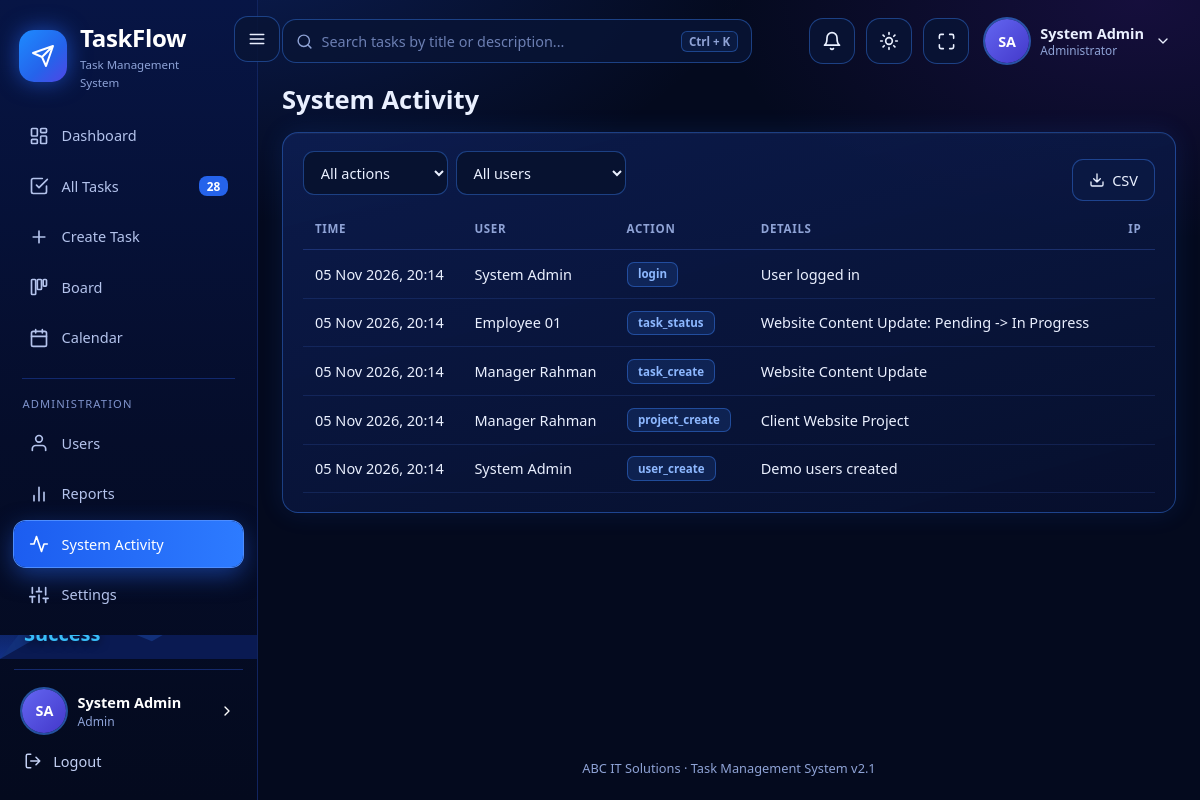
The app's page /admin/activity.php (signed in) with its own data.
### tables this page shows
CREATE TABLE users (
  id INT AUTO_INCREMENT PRIMARY KEY,
  full_name VARCHAR(150) NOT NULL,
  email VARCHAR(150) NOT NULL UNIQUE,
  password_hash VARCHAR(255) NOT NULL,
  role ENUM('admin','manager','employee') NOT NULL DEFAULT 'employee',
  phone VARCHAR(30) NULL,
  job_title VARCHAR(100) NULL,
  is_active TINYINT(1) NOT NULL DEFAULT 1,
  failed_logins TINYINT UNSIGNED NOT NULL DEFAULT 0,
  locked_until DATETIME NULL,
  last_login DATETIME NULL,
  created_at TIMESTAMP NOT NULL DEFAULT CURRENT_TIMESTAMP,
  INDEX idx_role (role)
);

CREATE TABLE activity_logs (
  id INT AUTO_INCREMENT PRIMARY KEY,
  user_id INT NULL, action VARCHAR(50) NOT NULL, details VARCHAR(255) NULL, ip_address VARCHAR(45) NULL,
  created_at TIMESTAMP NOT NULL DEFAULT CURRENT_TIMESTAMP,
  FOREIGN KEY (user_id) REFERENCES users(id) ON DELETE SET NULL,
  INDEX idx_action (action)
);

### config/database.php (called while the page is built, shortened)
<?php
class Database
{
    private static ?PDO $pdo = null;
    public static function getConnection(): PDO
    {
        if (self::$pdo === null) {
            try {
                self::$pdo = new PDO('mysql:host=' . self::HOST . ';dbname=' . self::NAME . ';charset=utf8mb4', self::USER, self::PASS, self::OPTIONS);
                self::$pdo->exec("SET time_zone = '" . DB_TIME_ZONE . "'");
            } catch (PDOException $e) {
                $base = defined('BASE_URL') ? BASE_URL : '';
                die('<h3>Database connection failed</h3><p>Start MySQL in XAMPP, then open <a href="' . htmlspecialchars($base) . '/install.php">install.php</a> to create the database.</p><pre>' . htmlspecialchars($e->getMessage()) . '</pre>');
            }
        }
        return self::$pdo;
    }
}

### admin/activity.php (the view, shortened to what this page needs)
<?php
require_once __DIR__ . '/../config/config.php';
$user = require_role(['admin']);
$act = trim($_GET['action'] ?? ''); $uid = (int)($_GET['user'] ?? 0);
$w = ['1=1']; $p = [];
$where = implode(' AND ', $w);
$page = page_num(); $c = db()->prepare("SELECT COUNT(*) FROM activity_logs l WHERE $where"); $c->execute($p); $total = (int)$c->fetchColumn();
$st = db()->prepare("SELECT l.*, u.full_name FROM activity_logs l LEFT JOIN users u ON u.id = l.user_id WHERE $where ORDER BY l.id DESC LIMIT " . (PER_PAGE * 2) . ' OFFSET ' . (($page - 1) * PER_PAGE * 2)); $st->execute($p); $rows = $st->fetchAll();
$actions = db()->query('SELECT DISTINCT action FROM activity_logs ORDER BY action')->fetchAll(PDO::FETCH_COLUMN);
$pageTitle = 'System Activity'; include __DIR__ . '/../includes/header.php';
?>
<div class="card"><div class="row between wrap"><form class="filters" method="get">
  <select name="action" data-autosubmit><option value="">All actions</option><?php foreach ($actions as $a): ?><option <?= $act === $a ? 'selected' : '' ?>><?= e($a) ?></option><?php endforeach; ?></select>
  <select name="user" data-autosubmit><option value="">All users</option></select></form>
  <a class="btn" href="?<?= e(http_build_query(array_merge($_GET, ['export' => 'csv']))) ?>"><?= icon('download', 16) ?> CSV</a></div>
<div class="table-wrap"><table><thead><tr><th>Time</th><th>User</th><th>Action</th><th>Details</th><th>IP</th></tr></thead><tbody>
<?php foreach ($rows as $l): ?><tr><td><?= e(fmt_dt($l['created_at'])) ?></td><td><?= e($l['full_name'] ?? 'System') ?></td><td><?= badge($l['action'], 'role') ?></td><td><?= e($l['details']) ?></td><td class="muted small"><?= e($l['ip_address']) ?></td></tr><?php endforeach; ?>
</tbody></table></div><?= pager($total, $page, PER_PAGE * 2) ?></div>
<?php include __DIR__ . '/../includes/footer.php'; ?>

### includes/header.php (shortened to what this page needs)
<?php
$user = $user ?? require_login();
$unread = unread_count($user['id']);
$nav = [
  'admin' => [['Overview', [['Dashboard','admin/dashboard.php','dashboard'],['All Tasks','tasks/index.php','tasks'],['Create Task','manager/task_form.php','plus'],['Board','tasks/board.php','board'],['Calendar','tasks/calendar.php','calendar']]],
              ['Administration', [['Users','admin/users.php','user'],['Reports','reports/index.php','chart'],['System Activity','admin/activity.php','activity'],['Settings','admin/settings.php','sliders']]]],
  'manager' => [['Overview', [['Dashboard','manager/dashboard.php','dashboard'],['Tasks','tasks/index.php','tasks'],['Board','tasks/board.php','board'],['Calendar','tasks/calendar.php','calendar']]],
                ['Manage', [['Create Task','manager/task_form.php','plus'],['Projects','manager/projects.php','folder'],['Reports','reports/index.php','chart']]]],
  'employee' => [['My Work', [['Dashboard','employee/dashboard.php','dashboard'],['My Tasks','tasks/index.php','tasks'],['My Board','tasks/board.php','board'],['Calendar','tasks/calendar.php','calendar'],['Task History','employee/history.php','clock']]]],
][$user['role']];
if ($user['role'] === 'employee') { $bc = db()->prepare("SELECT COUNT(*) FROM tasks WHERE assigned_to = ? AND status <> 'Completed'"); $bc->execute([$user['id']]); $navCount = (int)$bc->fetchColumn(); }
else $navCount = (int)db()->query('SELECT COUNT(*) FROM tasks')->fetchColumn();
$here = $_SERVER['SCRIPT_NAME'];
?><!DOCTYPE html>
<html lang="en" data-theme="dark"><head><meta charset="utf-8"><meta name="viewport" content="width=device-width, initial-scale=1">
<title><?= e($pageTitle ?? 'Dashboard') ?> | <?= e(company_name()) ?> TMS</title>
<link rel="stylesheet" href="<?= e(url('assets/css/style.css')) ?>"></head>
<body>
<aside class="sidebar" id="sidebar">
  <a class="brand" href="<?= e(url(home_for($user['role']))) ?>"><span class="logo"><?= icon('send', 24) ?></span><span>TaskFlow<small>Task Management System</small></span></a>
  <nav><?php foreach ($nav as $gi => [$group, $items]): ?><?php if ($gi > 0): ?><div class="grp"><?= e($group) ?></div><?php endif; ?>
    <?php foreach ($items as [$label, $path, $ic]): ?><a href="<?= e(url($path)) ?>" class="<?= substr($here, -strlen($path)) === $path ? 'active' : '' ?>"><?= icon($ic, 20) ?><span><?= e($label) ?></span><?php if ($path === 'tasks/index.php'): ?><em class="cnt"><?= $navCount ?></em><?php endif; ?></a><?php endforeach; endforeach; ?></nav>
  <?= art_sidebar() ?>
  <div class="side-foot"><a href="<?= e(url('auth/profile.php')) ?>" class="me"><?= avatar($user['full_name'], 'lg') ?><span><b><?= e($user['full_name']) ?></b><small><?= e(ROLES[$user['role']]) ?></small></span><?= icon('right', 16) ?></a>
    <a class="logout" href="<?= e(url('auth/logout.php')) ?>"><?= icon('logout', 18) ?> Logout</a></div>
</aside>
<button id="menuBtn" class="icon-btn" type="button" aria-label="Toggle navigation" aria-controls="sidebar" aria-expanded="true" title="Toggle navigation"><?= icon('menu') ?></button>
<main class="main">
  <header class="topbar">
    <form class="search" action="<?= e(url('tasks/index.php')) ?>" method="get"><?= icon('search', 17) ?><input id="gsearch" name="q" placeholder="Search tasks by title or description..." aria-label="Search tasks"><kbd>Ctrl + K</kbd></form>
    <div class="tb-right">
      <a class="icon-btn bell" href="<?= e(url('notifications.php')) ?>" aria-label="Notifications"><?= icon('bell', 20) ?><?php if ($unread): ?><span class="dotn"><?= $unread > 9 ? '9+' : $unread ?></span><?php endif; ?></a>
      <button id="themeBtn" class="icon-btn" aria-label="Toggle light / dark mode" title="Light / dark mode"><?= icon('sun', 20) ?></button>
      <button id="fsBtn" class="icon-btn" aria-label="Full screen" title="Full screen"><?= icon('expand', 19) ?></button>
      <div class="usermenu" id="userMenu"><button class="um-btn" aria-haspopup="true"><?= avatar($user['full_name'], 'lg') ?><span><b><?= e($user['full_name']) ?></b><small><?= e($user['role'] === 'admin' ? 'Administrator' : ROLES[$user['role']]) ?></small></span><?= icon('down', 16) ?></button>
        </div>
    </div>
  </header>
  <div class="page-content">
  <?php if (!empty($greeting)): ?>
  <div class="greet"><span class="wave">&#128075;</span><div><small><?= e(greeting_word()) ?>,</small><h1><?= e($user['full_name']) ?> <?= icon('badge', 22) ?></h1><p><?= e($greeting) ?></p></div></div>
  <?php else: ?><h1 class="ptitle"><?= e($pageTitle ?? '') ?></h1><?php endif; ?>

### includes/functions.php (shortened to what this page needs)
<?php
function cut(string $s, int $start, ?int $len = null): string { return function_exists('mb_substr') ? mb_substr($s, $start, $len) : substr($s, $start, $len); }
function e($v): string { return htmlspecialchars((string)$v, ENT_QUOTES, 'UTF-8'); }
function url(string $p = ''): string { return BASE_URL . '/' . ltrim($p, '/'); }
function db(): PDO { return Database::getConnection(); }
function setting(string $key, string $default = ''): string
{
    static $all = null;
    if ($all === null) {
        try { $all = db()->query('SELECT k, v FROM settings')->fetchAll(PDO::FETCH_KEY_PAIR); } catch (Throwable $e) { $all = []; }
    }
    return $all[$key] ?? $default;
}
function company_name(): string { return setting('company_name', 'ABC IT Solutions'); }
function current_user(): ?array
{
    static $u = false;
    if ($u === false) {
        $u = null;
        if (!empty($_SESSION['uid'])) {
            $st = db()->prepare('SELECT id, full_name, email, phone, job_title, role, is_active FROM users WHERE id = ? AND is_active = 1');
            $st->execute([$_SESSION['uid']]);
            $u = $st->fetch() ?: null;
        }
    }
    return $u;
}
function home_for(string $role): string { return $role . '/dashboard.php'; }
function require_login(bool $json = false): array
{
    $u = current_user();
    return $u;
}
function require_role(array $roles): array
{
    $u = require_login();
    return $u;
}
function badge(string $text, string $kind): string
{
    return '<span class="badge b-' . e(strtolower(str_replace(' ', '-', $kind))) . '">' . e($text) . '</span>';
}
function fmt_dt(?string $d): string { return $d ? date('d M Y, H:i', strtotime($d)) : '-'; }
function avatar(string $name, string $cls = ''): string
{
    $parts = preg_split('/\s+/', trim($name));
    $second = $parts[1] ?? '';
    $ini = strtoupper(cut($parts[0], 0, 1) . ($second === '' ? '' : (ctype_digit($second) ? (ltrim($second, '0') ?: '0') : cut($second, 0, 1))));
    return '<span class="avatar a' . (crc32($name) % 6) . ' ' . $cls . '">' . e($ini) . '</span>';
}
function icon(string $n, int $s = 18): string
{
    return '<svg class="ic" width="' . $s . '" height="' . $s . '" viewBox="0 0 24 24" fill="none" stroke="currentColor" stroke-width="2" stroke-linecap="round" stroke-linejoin="round" aria-hidden="true">' . ($p[$n] ?? '') . '</svg>';
}
function page_num(): int { return max(1, (int)($_GET['page'] ?? 1)); }

### includes/charts.php (shortened to what this page needs)
<?php
function art_rocket(): string
{
    return '<svg viewBox="0 0 40 40" class="rocket" aria-hidden="true"><path d="M30 6c-8 1-14 7-16 14l6 6c7-2 13-8 14-16z" fill="#60a5fa"/><circle cx="24" cy="16" r="3" fill="#0b1b4d"/><path d="M14 20l-6 2 4 4M20 26l-2 6-4-4" fill="#3b82f6"/><path d="M9 31c-3 1-4 4-4 6 2 0 5-1 6-4z" fill="#f59e0b"/></svg>';
}
function art_sidebar(): string
{
    return '<div class="side-art"><svg viewBox="0 0 220 120" preserveAspectRatio="xMidYMax slice" aria-hidden="true"><defs><linearGradient id="sa1" x1="0" y1="0" x2="0" y2="1"><stop offset="0" stop-color="#0b1b4d" stop-opacity="0"/><stop offset="1" stop-color="#1d4ed8" stop-opacity=".55"/></linearGradient></defs><rect width="220" height="120" fill="url(#sa1)"/>' .
        '<polygon points="0,120 50,55 95,90 140,40 220,100 220,120" fill="#12307a"/><polygon points="0,120 70,80 130,105 190,70 220,95 220,120" fill="#0a1a52"/>' .
        '<g fill="#fff" opacity=".75"><circle cx="28" cy="16" r="1"/><circle cx="70" cy="28" r="1.2"/><circle cx="150" cy="14" r="1"/><circle cx="190" cy="30" r="1.2"/><circle cx="120" cy="8" r=".9"/></g></svg>' .
        '<div class="tag">Better<br>Tasks<br>Bigger<br><b>Success</b> ' . art_rocket() . '</div></div>';
}

### includes/footer.php (shortened to what this page needs)
  </div>
  <footer class="foot muted small"><?= e(company_name()) ?> &middot; Task Management System v<?= e(APP_VERSION) ?></footer>
</main>
</body></html>

### records on screen
users: full_name "SA SA", full_name "System Admin", role "Admin", role "Administrator"
activity_logs: created_at "05 Nov 2026, 20:14", user.full_name "System Admin", action "login", details "User logged in"
activity_logs: created_at "05 Nov 2026, 20:14", user.full_name "Employee 01", action "task_status", details "Website Content Update: Pending -> In Progress"
activity_logs: created_at "05 Nov 2026, 20:14", user.full_name "Manager Rahman", action "task_create", details "Website Content Update"
activity_logs: created_at "05 Nov 2026, 20:14", user.full_name "Manager Rahman", action "project_create", details "Client Website Project"
activity_logs: created_at "05 Nov 2026, 20:14", user.full_name "System Admin", action "user_create", details "Demo users created"

### other values on screen
$label "Dashboard"
$label "All Tasks"
$navCount "28"
$label "Create Task"
$label "Board"
$label "Calendar"
$group "ADMINISTRATION"
$label "Users"
$label "Reports"
$label "System Activity"
$label "Settings"
$pageTitle "System Activity"
company_name() "ABC IT Solutions"
APP_VERSION "2.1"
